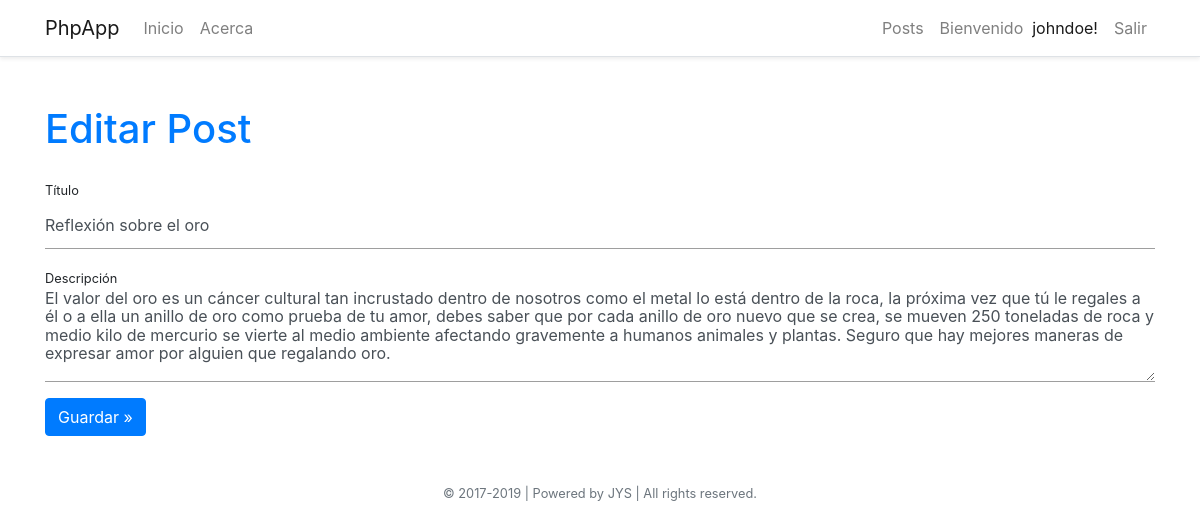
Page /public/update.php?id=3 (signed in) on the committed database.
### tables this page shows
CREATE TABLE post (
	id INT UNSIGNED NOT NULL AUTO_INCREMENT PRIMARY KEY,
	author_id INT UNSIGNED NOT NULL,
	created_on INT(11) NOT NULL,
	last_modified_on DATETIME NOT NULL,
	title VARCHAR(255) NOT NULL,
	body TEXT NOT NULL,
	FOREIGN KEY (author_id) REFERENCES user (user_id)
);

### views/post/update.phtml (the view, shortened to what this page needs)
<section>
	<h1 class="text-primary mb-4">Editar Post</h1>
	<form action="update.php" method="POST">
	    <div class="form-group">
	        <label for="titulo">Título</label>
	        <input type="text" name="titulo" class="form-control <?= empty($titulo_err) ? '' : 'is-invalid' ?>" id="" maxlength="100" value="<?= htmlspecialchars( $titulo ) ?>" />
	    </div>
	    <div class="form-group">
	        <label for="descripcion">Descripción</label>
	        <textarea name="descripcion" class="form-control <?= empty($descripcion_err) ? '' : 'is-invalid' ?>" id="" rows="5"><?= htmlspecialchars( $descripcion ) ?></textarea>
	    </div>
	    <button type="submit" class="btn btn-primary">Guardar &raquo;</button>
	</form>
</section>

### public/css/material.css (style rules this page uses)
label { font-size: .8rem;margin-bottom: 0; }
.form-control { border:none; border-bottom: 1px solid #9e9e9e; border-radius: 0; padding: 0; outline: none; height: 3rem; line-height: 1.15; }

### rows in the picture
post: titulo "Reflexión sobre el oro", descripcion "El valor del oro es un cáncer cultural tan incrustado dentro de nosotros como el metal lo está dentro de la roca, la próxima vez que tú le regales a él o a ella un anillo de oro como prueba de tu amor, debes saber que por cada anillo de oro nuevo que se crea, se mueven 250 toneladas de roca y medio kilo de mercurio se vierte al medio ambiente afectando gravemente a humanos animales y plantas. Seguro que hay mejores maneras de expresar amor por alguien que regalando oro."

### other values in the picture
$_SESSION['user_name'] "johndoe"
